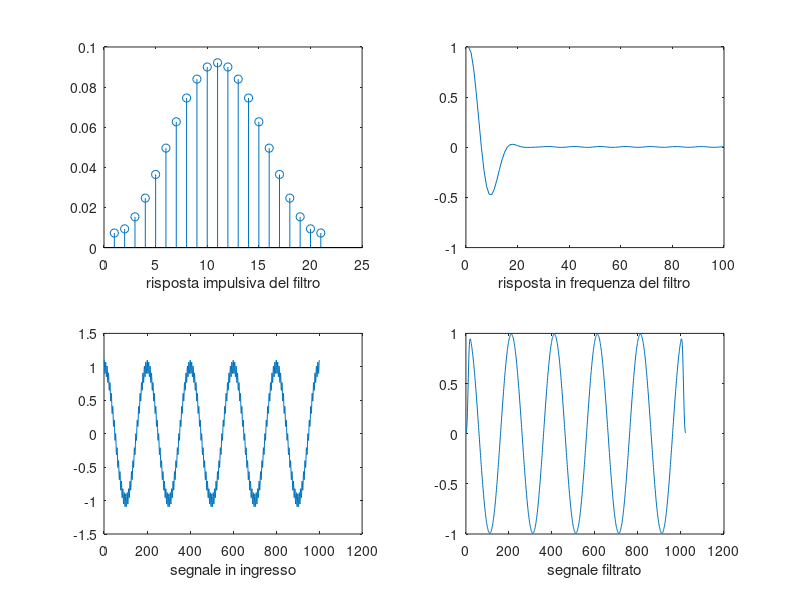

Recreate this plot in MATLAB.
clc
clear all
close all

% dimostrazione della funzione fir1

fc = 10000;

f0 = 50;
f1 = 1500;
ft = 100;

N = 1000;
Nf = 20;

t = [0:N];

h = fir1(Nf, ft/fc);
hf = freqz(h, 1, 100);

x = cos(2*pi*(f0/fc)*t) + 0.1*cos(2*pi*(f1/fc)*t);

y = conv(x, h);

subplot(2, 2, 1);
stem(h);
xlabel('risposta impulsiva del filtro');

subplot(2, 2, 2);
plot(real(hf));
xlabel('risposta in frequenza del filtro');

subplot(2, 2, 3);
plot(x);
xlabel('segnale in ingresso');

subplot(2, 2, 4);
plot(y);
xlabel('segnale filtrato');